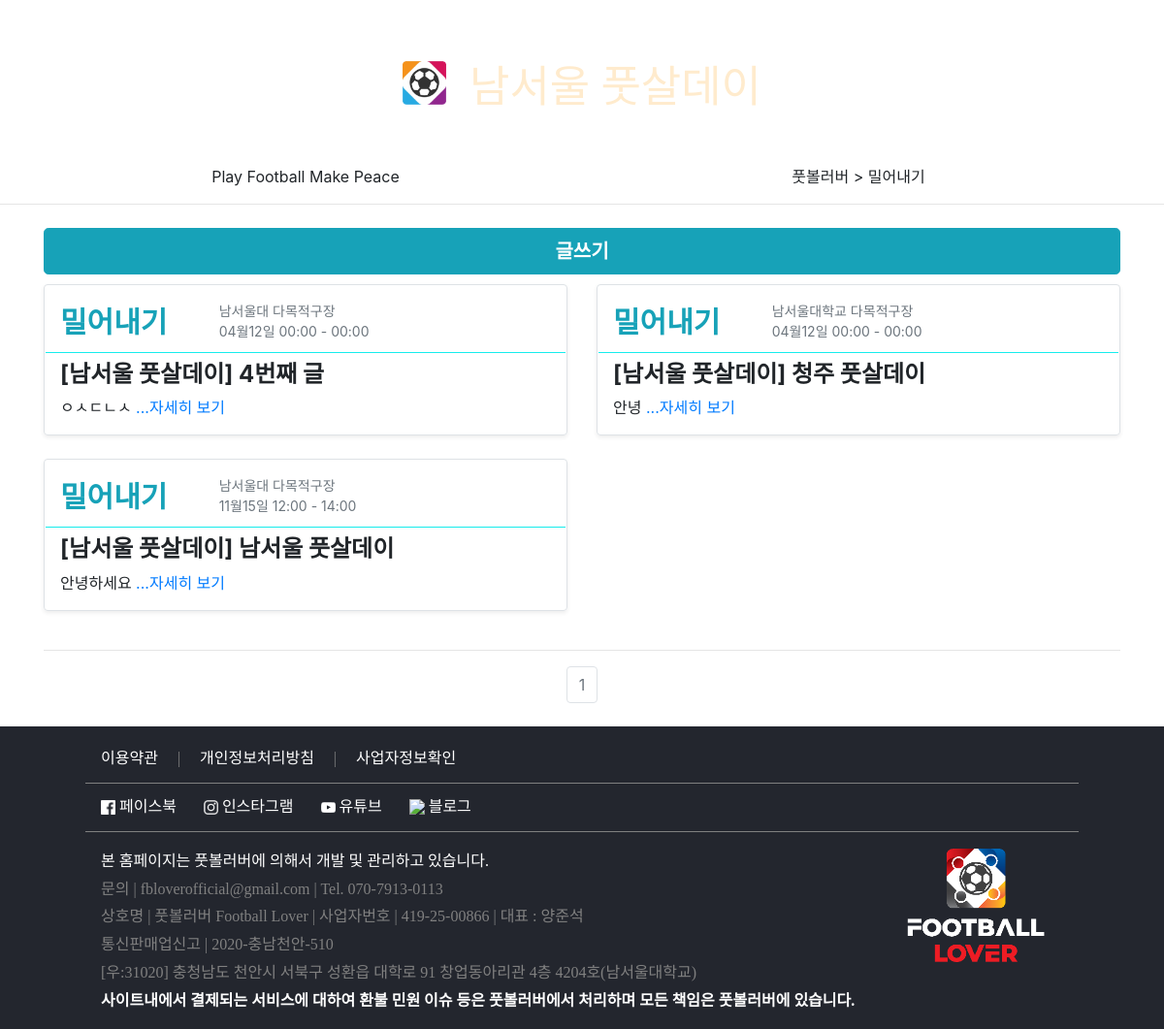
Page /league on the committed database.
### match/models.py (models this page shows, shortened)
class League(models.Model):
    manager = models.ForeignKey(FNSUser, on_delete=models.SET_NULL, null=True)
    title = models.CharField(max_length=50, blank=False)
    content = models.TextField(max_length=500)
    location = models.CharField(max_length=50)
    time_from = models.DateTimeField()
    time_to = models.DateTimeField()
    created = models.DateTimeField(auto_now_add= True)
    updated = models.DateTimeField(auto_now = True)\
    def summary(self):
        return self.content[:100]

### match/views.py (the view, shortened to what this page needs)
# urls.py: path('league', match.views.league, name="league"),
def league(request):
    if not (request.session.get('userId')):
        leagues = League.objects.all().order_by('-created')
        paginator = Paginator(leagues, 8)
        page = request.GET.get('page')
        leagueList = paginator.get_page(page)
        return render(request, 'league/league.html', {'leagueList':leagueList})

### match/templates/league/league.html (shortened to what this page needs)
{% extends 'base.html' %}
{% block contents %}
{% load staticfiles %}
<div class="league">
  <div class="container">
    <div class="row align-items-center justify-content-center mt-5" style="height:100%;">
      <img src="{% static 'onlyLogo.png' %}" alt="logo" class="src mr-4" width="45px" style="vertical-align: middle;">
      <span class="align-middle mt-2" style="font-family: 'Do Hyeon'; font-size: 45px; color:blanchedalmond;">남서울 풋살데이</span>
    </div>
    <div class="row align-items-center">
      <p class="text-center col-12 float-center text-stroke" style="font-weight: bold; font-family: 'Noto Sans KR'; color:white; font-size: 20px;">매주 수요일 5시 남서울대 다목적구장에서 풋살 밀어내기가 진행됩니다.</p>
    </div>
  </div>
</div>
<div class="between">
  <div class="container">
    <div class="row">
      <span class="col-md-6 col-12 text-center">Play Football Make Peace</span>
      <span class="col-md-6 col-12 text-center">풋볼러버 > 밀어내기</span>
    </div>
  </div>
</div>
<hr>
<div class="container mt-4 mb-4">
  <div style="margin-bottom: 10px;">
    <a href="{% url 'league_new' %}" class="text-decoration-none">
      <button type="button" class="btn btn-info btn-lg btn-block text-white text-decoration-none"><strong>글쓰기</strong></button>
    </a>
</div>
<div class="row mb-1">
  {% if leagueList %}
    {% for league in leagueList %}
    <div class="col-md-6 col-12">
        <div class="row no-gutters border rounded overflow-hidden flex-md-row mb-4 shadow-sm h-md-250 position-relative">
          <div class="col p-3 d-flex flex-column position-static mt-0">
            <div style="border-bottom: rgb(22, 236, 236) 1px solid;" class="row mb-2">
              <div class="col-md-4 col-6">
                <strong class="d-inline-block mb-2 text-info" style="font-size: 30px;">밀어내기</strong>
              </div>
              <div class="col-md-8 col-6">
              {% autoescape on %}
              <span class="text-muted row" style="font-size: 14px;">
                {{league.location}}
              </span>
              <span class="text-muted row" style="font-size: 14px;">
                {{league.time_from|date:"m월d일 H:00"}} -
                {{league.time_to|date:"H:00"}}
              </span>
            </div>
        </div>
            {% endautoescape %}
            <h4 class="mb-2 font-weight-bold">
              <span class="font-weight-bold">[남서울 풋살데이]</span>
              {{league.title}}
            </h4>
            <p class="card-text mb-auto">{{league.summary}}
            <a href="{% url 'league_detail' league.id %}" class="stretched-link">...자세히 보기</a>
          </p>
          </div>
        </div>
      </div>
      {% endfor %}
    {% endif %}
</div>
<hr>
<nav aria-label="Page navigation example">
  <ul class="pagination justify-content-center">
    <li class="page-item disabled"><a class="page-link" href="#">{{leagueList.number}}</a></li>
  </ul>
</nav>
</div>
{% endblock %}

### rows in the picture
League: location "남서울대 다목적구장", time_from "04월12일 00:00", time_to "00:00", title "4번째 글", summary "ㅇㅅㄷㄴㅅ"
League: location "남서울대학교 다목적구장", time_from "04월12일 00:00", time_to "00:00", title "청주 풋살데이", summary "안녕"
League: location "남서울대 다목적구장", time_from "11월15일 12:00", time_to "14:00", title "남서울 풋살데이", summary "안녕하세요"

### other values in the picture
{{ leagueList.number }} "1"
